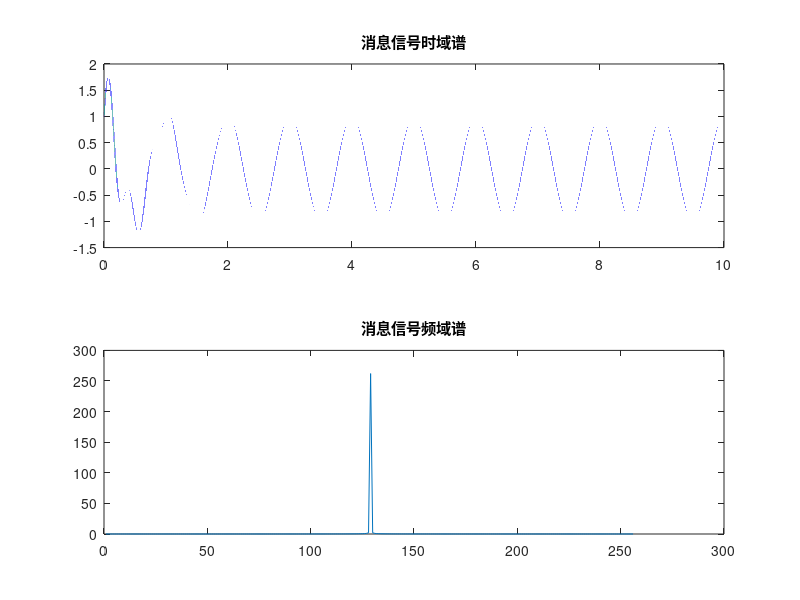
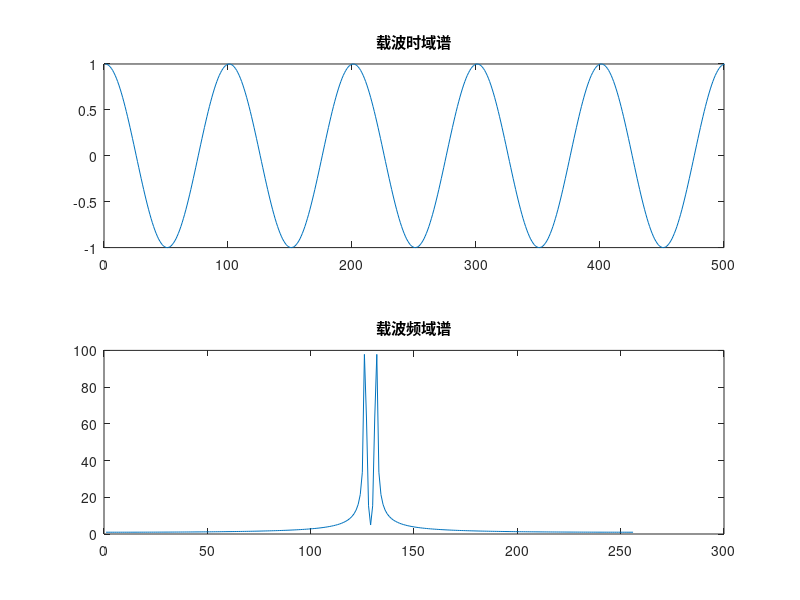
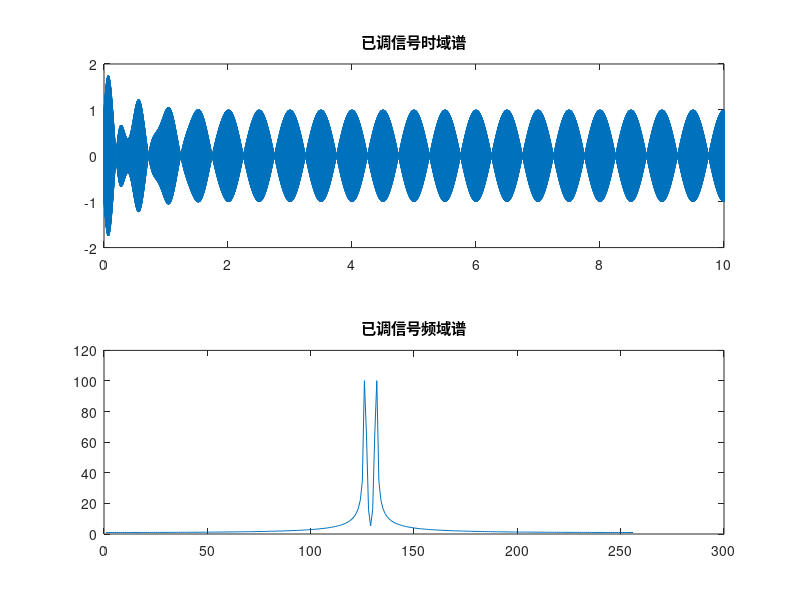
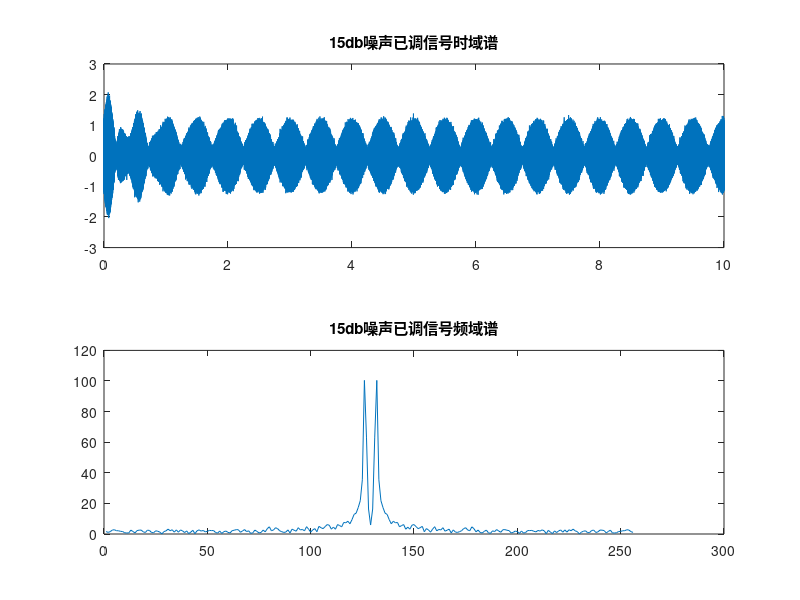

Recreate these plots in MATLAB, in order. (Note: this script raises an error after producing the figures.)
clc;clear;close all
ts=0.00001;                                 %信号抽样时间间隔
t=0:ts:10-ts;                               %时间向量
fs=1/ts;                                    %采样频率
msg=cos(2*pi*t)+exp(-2*t).*sin(6*pi*t);     %消息信号
A=1;                                        %载波振幅
fc=1000;                                    %载波频率
MSG=abs(fft(msg,256));                      %对消息信号进行FFT
figure(1);
subplot(2,1,1);
plot(t,msg);                                %画出消息信号的时域谱
title('消息信号时域谱');
subplot(2,1,2);
plot(fftshift(MSG));                        %画出消息信号的频谱
title('消息信号频域谱');
carry=A*cos(2*pi*fc*t);                     %载波信号
CARRY=abs(fft(carry,256));                  %对载波信号求FFT
figure(2);
subplot(2,1,1);
plot(carry);                                %画出载波的时域谱
axis([0 500 -1 1]);
title('载波时域谱');
subplot(2,1,2);                             
plot(fftshift(CARRY));                      %画出载波频谱
title('载波频域谱');

%------------------调制部分--------------------%
y1=ammod(msg,fc,fs);                         %用ammod语句对msg进行AM调制
Y1=abs(fft(y1,256));
figure(3);
subplot(2,1,1);
plot(t,y1);                                   %画出已调信号时域谱
title('已调信号时域谱');
subplot(2,1,2);
plot(fftshift(Y1));                           %画出已调信号频谱
title('已调信号频域谱');

%------------------信道部分--------------------%
y2=awgn(y1,15,'measured');                    %调制信号通过信噪比为15db的信道
Y2=abs(fft(y2,256));

y4=awgn(y1,25,'measured');                    %调制信号通过信噪比为25db的信道
Y4=abs(fft(y4,256));

figure(4);
subplot(2,1,1);
plot(t,y2);                                   %已调信号通过信道之后的时域谱
title('15db噪声已调信号时域谱');
subplot(2,1,2);
plot(fftshift(Y2));                       %已调信号通过信道之后的频域谱
title('15db噪声已调信号频域谱');

figure(6);
subplot(2,1,1);
plot(t,y4);                               %已调信号通过信道之后的时域谱
title('25db噪声已调信号时域谱');
subplot(2,1,2);
plot(fftshift(Y4));                       %已调信号通过信道之后的频域谱
title('25db噪声已调信号频域谱');

%-----------------解调部分---------------------%
y3=amdemod(y2,fc,fs);                     %15db解调
Y3=abs(fft(y3,256));                      %解调信号FFT
[br,pe1]=symerr(y1,y3);
xxx=pe1;
y5=amdemod(y4,fc,fs);                     %25db解调
Y5=abs(fft(y4,256));                      %解调信号FFT

figure(5);
subplot(2,1,1);
plot(t,y3);                               %解调信号时域谱
title('15db解调信号时域谱'); 
subplot(2,1,2);
plot(fftshift(Y3));                       %解调信号频谱.
title('15db解调信号频域谱');

figure(7);
subplot(2,1,1);
plot(t,y5);                               %解调信号时域谱
title('25db解调信号时域谱'); 
axis([0 10 -2 2]);
subplot(2,1,2);
plot(fftshift(Y5));                       %解调信号频谱.
title('25db解调信号频域谱');